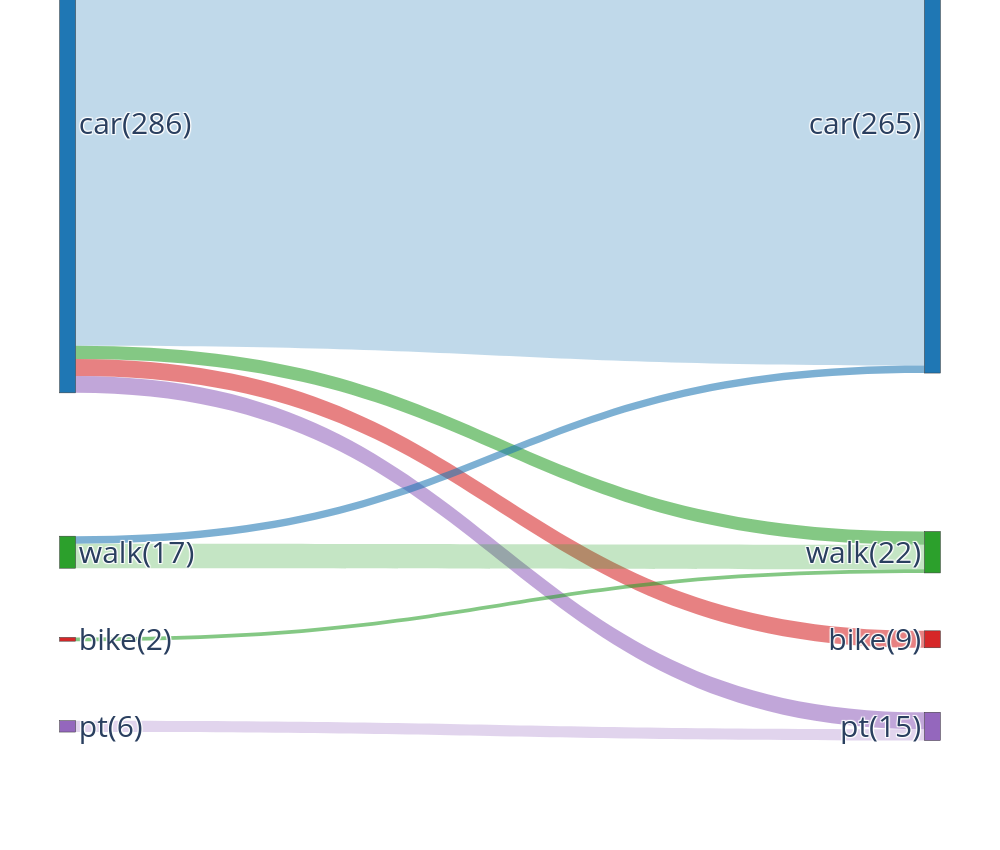

Source (notebook cell):
### Code cell
def_mode = "car"
car_persons = trips_ctrl_filtered.loc[
    trips_ctrl_filtered["main_mode"] == def_mode,
    ["person"]
].drop_duplicates()

trips_ctrl_car = trips_ctrl.merge(car_persons, on="person", how="inner")
trips_pol_car = trips_pol.merge(car_persons, on="person", how="inner")

ctrl_mode_car = trips_ctrl_car[["person", "trip_id", "main_mode"]].rename(
    columns={"main_mode": "before_mode"}
)

pol_mode_car = trips_pol_car[["person", "trip_id", "main_mode"]].rename(
    columns={"main_mode": "after_mode"}
)

merged_modes_car = pd.merge(
    ctrl_mode_car,
    pol_mode_car,
    on=["person", "trip_id"],
    how="inner"
)

mode_order = ["car", "ride", "walk", "bike", "pt"]

flows = (
    merged_modes_car
    .groupby(["before_mode", "after_mode"])
    .size()
    .reset_index(name="count")
)

flows = flows[
    flows["before_mode"].isin(mode_order)
    & flows["after_mode"].isin(mode_order)
].copy()

flows["before_mode"] = pd.Categorical(
    flows["before_mode"],
    categories=mode_order,
    ordered=True
)

flows["after_mode"] = pd.Categorical(
    flows["after_mode"],
    categories=mode_order,
    ordered=True
)

flows = flows.sort_values(["before_mode", "after_mode"])

total_flows = flows["count"].sum()

mode_colors = {
    "car": "#1f77b4",
    "ride": "#ff7f0e",
    "walk": "#2ca02c",
    "bike": "#d62728",
    "pt": "#9467bd"
}

def hex_to_rgba(hex_color, alpha):
    hex_color = hex_color.lstrip("#")
    r = int(hex_color[0:2], 16)
    g = int(hex_color[2:4], 16)
    b = int(hex_color[4:6], 16)
    return f"rgba({r},{g},{b},{alpha})"

before_nodes = [
    f"Before: {m}"
    for m in mode_order
    if m in flows["before_mode"].astype(str).unique()
]

after_nodes = [
    f"After: {m}"
    for m in mode_order
    if m in flows["after_mode"].astype(str).unique()
]

all_nodes = before_nodes + after_nodes
node_to_index = {node: idx for idx, node in enumerate(all_nodes)}

#node_labels = ["car", "ride", "walk", "bike", "pt"]

node_colors = [
    mode_colors[node.split(": ")[1]]
    for node in all_nodes
]

y_positions = {
    "car": 0.02,
    "ride": 0.53,
    "walk": 0.66,
    "bike": 0.79,
    "pt": 0.92,
}

node_x = []
node_y = []

for node in all_nodes:
    side, mode = node.split(": ")

    node_x.append(0.03 if side == "Before" else 0.97)
    node_y.append(y_positions[mode])

source = []
target = []
value = []
link_colors = []

for _, row in flows.iterrows():
    before_mode = str(row["before_mode"])
    after_mode = str(row["after_mode"])
    count = row["count"]

    source.append(node_to_index[f"Before: {before_mode}"])
    target.append(node_to_index[f"After: {after_mode}"])
    value.append(count)

    if before_mode == after_mode:
        alpha = 0.28
    else:
        alpha = 0.58

    link_colors.append(hex_to_rgba(mode_colors[after_mode], alpha))

node_labels = ["car(286)",  "walk(17)", "bike(2)", "pt(6)", "car(265)",  "walk(22)", "bike(9)", "pt(15)"]


fig = go.Figure(
    data=[
        go.Sankey(
            arrangement="fixed",
            node=dict(
                pad=28,
                thickness=16,
                line=dict(color="#333333", width=0.5),
                label=node_labels*2,
                color=node_colors,
                x=node_x,
                y=node_y,
                
            ),
            link=dict(
                source=source,
                target=target,
                value=value,
                color=link_colors,
            ),
        )
    ]
)

fig.update_layout(
    width=1000,
    height=850,
    margin=dict(l=40, r=40, t=110, b=70),
    paper_bgcolor="white",
    plot_bgcolor="white",
     font_size=30,
)

fig.show()

fig.write_image("mode_shift_affected_"+ def_mode +"_sankey_no_labels.svg")
#(ctrl_mode_car["before_mode"] !="car").value_counts()
flows

### Figure 1 — Plotly figure (JSON) as saved in the notebook; plotly's stock layout.template omitted (floating-point values rounded to 4 significant figures)
{"data": [{"arrangement": "fixed", "link": {"color": ["rgba(31,119,180,0.28)", "rgba(44,160,44,0.58)", "rgba(214,39,40,0.58)", "rgba(148,103,189,0.58)", "rgba(31,119,180,0.58)", "rgba(44,160,44,0.28)", "rgba(44,160,44,0.58)", "rgba(148,103,189,0.28)"], "source": [0, 0, 0, 0, 1, 1, 2, 3], "target": [4, 5, 6, 7, 4, 5, 5, 7], "value": [261, 7, 9, 9, 4, 13, 2, 6]}, "node": {"color": ["#1f77b4", "#2ca02c", "#d62728", "#9467bd", "#1f77b4", "#2ca02c", "#d62728", "#9467bd"], "label": ["car(286)", "walk(17)", "bike(2)", "pt(6)", "car(265)", "walk(22)", "bike(9)", "pt(15)", "car(286)", "walk(17)", "bike(2)", "pt(6)", "car(265)", "walk(22)", "bike(9)", "pt(15)"], "line": {"color": "#333333", "width": 0.5}, "pad": 28, "thickness": 16, "x": [0.03, 0.03, 0.03, 0.03, 0.97, 0.97, 0.97, 0.97], "y": [0.02, 0.66, 0.79, 0.92, 0.02, 0.66, 0.79, 0.92]}, "type": "sankey"}], "layout": {"font": {"size": 30}, "height": 850, "margin": {"b": 70, "l": 40, "r": 40, "t": 110}, "paper_bgcolor": "white", "plot_bgcolor": "white", "width": 1000}}
